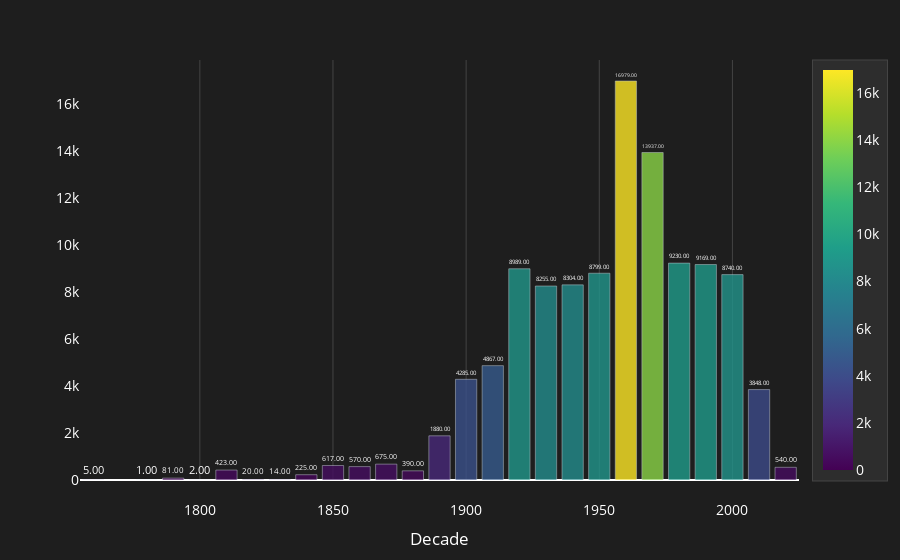

Source (notebook cell):
### Code cell
T1fig2 = px.bar(
    filtered_DateAcquired_data,
    x='decades',              
    y='DateAcquired',     
    text='DateAcquired',      
    title="", 
    color='DateAcquired',   
    color_continuous_scale=px.colors.sequential.Viridis  
)


T1fig2.update_traces(
    texttemplate='%{text:.2f}', 
    textposition='outside',     
    marker=dict(opacity=0.8)    
)

T1fig2.update_layout(
    plot_bgcolor="#1E1E1E",      
    paper_bgcolor="#1E1E1E",    
    font=dict(color="#FFFFFF", size=14), 
    title=dict(font=dict(size=20, color="#00CED1"), x=0.5),
    xaxis=dict(
        title="Decade",     
        color="#FFFFFF",       
        gridcolor="#444444", 
        zeroline=False,
        ticklabelstandoff=20
    ),
    yaxis=dict(
        title="",   
        color="#FFFFFF",       
        showgrid=False          
    ),
    coloraxis_colorbar=dict(
        title="",  
        tickcolor="#FFFFFF",   
        titlefont=dict(color="#FFFFFF"), 
        bgcolor="#2D2D2D",      
        bordercolor="#444444",   
        borderwidth=1         
    )
)

T1fig2.show()

### Figure 1 — Plotly figure (JSON) as saved in the notebook; plotly's stock layout.template omitted (floating-point values rounded to 4 significant figures)
{"data": [{"alignmentgroup": "True", "hovertemplate": "decades=%{x}<br>DateAcquired=%{marker.color}<extra></extra>", "legendgroup": "", "marker": {"color": [5, 1, 81, 2, 423, 20, 14, 225, 617, 570, 675, 390, 1880, 4285, 4867, 8989, 8255, 8304, 8799, 16979, 13937, 9230, 9169, 8740, 3848, 540], "coloraxis": "coloraxis", "opacity": 0.8, "pattern": {"shape": ""}}, "name": "", "offsetgroup": "", "orientation": "v", "showlegend": false, "text": [5, 1, 81, 2, 423, 20, 14, 225, 617, 570, 675, 390, 1880, 4285, 4867, 8989, 8255, 8304, 8799, 16979, 13937, 9230, 9169, 8740, 3848, 540], "textposition": "outside", "texttemplate": "%{text:.2f}", "type": "bar", "x": [1760, 1780, 1790, 1800, 1810, 1820, 1830, 1840, 1850, 1860, 1870, 1880, 1890, 1900, 1910, 1920, 1930, 1940, 1950, 1960, 1970, 1980, 1990, 2000, 2010, 2020], "xaxis": "x", "y": [5, 1, 81, 2, 423, 20, 14, 225, 617, 570, 675, 390, 1880, 4285, 4867, 8989, 8255, 8304, 8799, 16979, 13937, 9230, 9169, 8740, 3848, 540], "yaxis": "y"}], "layout": {"autosize": true, "barmode": "relative", "coloraxis": {"colorbar": {"bgcolor": "#2D2D2D", "bordercolor": "#444444", "borderwidth": 1, "tickcolor": "#FFFFFF", "title": {"font": {"color": "#FFFFFF"}, "text": ""}}, "colorscale": [[0, "#440154"], [0.1111, "#482878"], [0.2222, "#3e4989"], [0.3333, "#31688e"], [0.4444, "#26828e"], [0.5556, "#1f9e89"], [0.6667, "#35b779"], [0.7778, "#6ece58"], [0.8889, "#b5de2b"], [1, "#fde725"]]}, "font": {"color": "#FFFFFF", "size": 14}, "legend": {"tracegroupgap": 0}, "margin": {"t": 60}, "paper_bgcolor": "#1E1E1E", "plot_bgcolor": "#1E1E1E", "title": {"font": {"color": "#00CED1", "size": 20}, "x": 0.5}, "xaxis": {"anchor": "y", "autorange": true, "color": "#FFFFFF", "domain": [0, 1], "gridcolor": "#444444", "range": [1755, 2025], "ticklabelstandoff": 20, "title": {"text": "Decade"}, "type": "linear", "zeroline": false}, "yaxis": {"anchor": "x", "autorange": true, "color": "#FFFFFF", "domain": [0, 1], "range": [0, 17870.0], "showgrid": false, "title": {"text": ""}, "type": "linear"}}}
